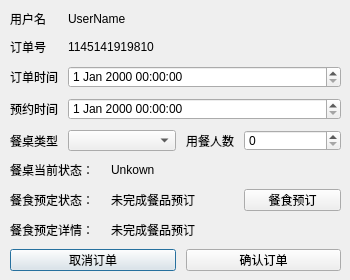
<?xml version="1.0" encoding="UTF-8"?>
<ui version="4.0">
 <class>User_CreateOrder</class>
 <widget class="QDialog" name="User_CreateOrder">
  <property name="geometry">
   <rect>
    <x>0</x>
    <y>0</y>
    <width>350</width>
    <height>280</height>
   </rect>
  </property>
  <property name="windowTitle">
   <string>新建预约订单</string>
  </property>
  <widget class="QWidget" name="layoutWidget">
   <property name="geometry">
    <rect>
     <x>10</x>
     <y>10</y>
     <width>331</width>
     <height>261</height>
    </rect>
   </property>
   <layout class="QGridLayout" name="gridLayout">
    <property name="leftMargin">
     <number>0</number>
    </property>
    <property name="spacing">
     <number>10</number>
    </property>
    <item row="4" column="4">
     <widget class="QLabel" name="lbPersonNumber">
      <property name="text">
       <string>用餐人数</string>
      </property>
     </widget>
    </item>
    <item row="8" column="0" colspan="4">
     <widget class="QPushButton" name="btnCancel">
      <property name="text">
       <string>取消订单</string>
      </property>
     </widget>
    </item>
    <item row="3" column="1" colspan="7">
     <widget class="QDateTimeEdit" name="reserveTimeEdit"/>
    </item>
    <item row="3" column="0">
     <widget class="QLabel" name="lbReserveTime">
      <property name="text">
       <string>预约时间</string>
      </property>
     </widget>
    </item>
    <item row="5" column="2" colspan="6">
     <widget class="QLabel" name="tableStateLabel">
      <property name="text">
       <string>Unkown</string>
      </property>
     </widget>
    </item>
    <item row="0" column="1" colspan="7">
     <widget class="QLabel" name="usernameLabel">
      <property name="text">
       <string>UserName</string>
      </property>
     </widget>
    </item>
    <item row="6" column="5" colspan="3">
     <widget class="QPushButton" name="btnMeal">
      <property name="text">
       <string>餐食预订</string>
      </property>
     </widget>
    </item>
    <item row="7" column="2" colspan="6">
     <widget class="QLabel" name="mealStateLabel">
      <property name="text">
       <string>未完成餐品预订</string>
      </property>
     </widget>
    </item>
    <item row="4" column="1" colspan="3">
     <widget class="QComboBox" name="tableTypeComboBox"/>
    </item>
    <item row="6" column="0" colspan="2">
     <widget class="QLabel" name="lbMealBool">
      <property name="text">
       <string>餐食预定状态：</string>
      </property>
     </widget>
    </item>
    <item row="8" column="4" colspan="4">
     <widget class="QPushButton" name="btnConfirm">
      <property name="text">
       <string>确认订单</string>
      </property>
     </widget>
    </item>
    <item row="2" column="0">
     <widget class="QLabel" name="lbOrderTime">
      <property name="text">
       <string>订单时间</string>
      </property>
     </widget>
    </item>
    <item row="4" column="5" colspan="3">
     <widget class="QSpinBox" name="personNumberSpinBox"/>
    </item>
    <item row="2" column="1" colspan="7">
     <widget class="QDateTimeEdit" name="orderTimeEdit"/>
    </item>
    <item row="0" column="0">
     <widget class="QLabel" name="lbUserName">
      <property name="text">
       <string>用户名</string>
      </property>
     </widget>
    </item>
    <item row="5" column="0" colspan="2">
     <widget class="QLabel" name="lbTableState_2">
      <property name="text">
       <string>餐桌当前状态：</string>
      </property>
     </widget>
    </item>
    <item row="7" column="0" colspan="2">
     <widget class="QLabel" name="lbMealState">
      <property name="text">
       <string>餐食预定详情：</string>
      </property>
     </widget>
    </item>
    <item row="4" column="0">
     <widget class="QLabel" name="lbTableType">
      <property name="text">
       <string>餐桌类型</string>
      </property>
     </widget>
    </item>
    <item row="1" column="0">
     <widget class="QLabel" name="lbOrderID">
      <property name="text">
       <string>订单号</string>
      </property>
     </widget>
    </item>
    <item row="1" column="1" colspan="7">
     <widget class="QLabel" name="orderIDLabel">
      <property name="text">
       <string>1145141919810</string>
      </property>
     </widget>
    </item>
    <item row="6" column="2" colspan="3">
     <widget class="QLabel" name="mealBoolLabel">
      <property name="text">
       <string>未完成餐品预订</string>
      </property>
     </widget>
    </item>
   </layout>
  </widget>
 </widget>
 <resources/>
 <connections/>
</ui>
